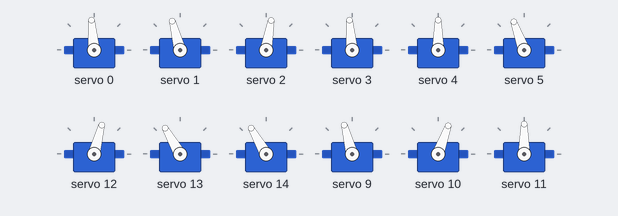
This sketch was run on a simulated Arduino Uno, built with avr-gcc and run on an emulated ATmega328P. Parts: 12 × servo. What the sketch prints to the serial monitor is not drawn.

Above: at 1.15 s.
Timing chart, 0 to 6.9 s (numbered marks = the images above):
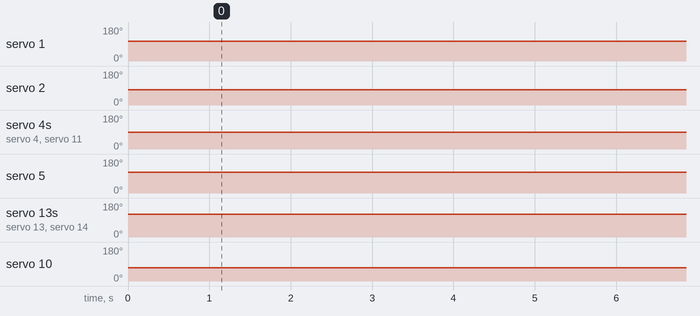

The sketch:

walking.ino
```cpp
#include <Wire.h>
#include <Adafruit_PWMServoDriver.h>

// Initialize the driver with your specific static address 0x60
Adafruit_PWMServoDriver pwm = Adafruit_PWMServoDriver(0x40);

#define SERVOMIN  150 // Minimum pulse length count (0 degrees)
#define SERVOMAX  600 // Maximum pulse length count (180 degrees)

// ==========================================
// YOUR NEW FINALISED STANDING ANGLES
// ==========================================
const int FL_HIP   = 90;   const int FL_THIGH = 100;   const int FL_KNEE  = 75;
const int FR_HIP   = 90;   const int FR_THIGH = 85;  const int FR_KNEE  = 105;
const int BL_HIP   = 70;   const int BL_THIGH = 115;  const int BL_KNEE  = 115;
const int BR_HIP   = 100;  const int BR_THIGH = 65;   const int BR_KNEE  = 85;

// Function prototypes so loop() can see them seamlessly
int angleToPulse(int angle);
void standUp();

// Global flag to control the 15-second delay initialization
bool startupDelayComplete = false;

void setup() {
  // Changed baud rate to 9600 for Arduino standard serial monitoring
  Serial.begin(9600);
  Serial.println("Robotic Dog Walking Sequence Initializing...");

  // Standard Arduino hardware I2C initialization (Pins fixed by hardware)
  Wire.begin();

  pwm.begin();
  pwm.setPWMFreq(60);  // Analog servos run at ~60Hz

  delay(1000);

  // Bring the dog up to its default standing position immediately
  standUp();
  Serial.println("\n=========================================");
  Serial.println("Dog is standing. Commencing 15-second stabilization wait...");
  Serial.println("=========================================");
}

void loop() {
  // Execute the 15-second countdown just once at startup
  if (!startupDelayComplete) {
    for (int remaining = 15; remaining > 0; remaining--) { // Fixed code logic to match your 15-sec comment
      Serial.print("Time remaining until movement: ");
      Serial.print(remaining);
      Serial.println(" seconds...");
      delay(1000); // 1-second ticks
    }
    Serial.println("\n>>> 15 Seconds Up! Beginning Stride Sequence! <<<\n");
    startupDelayComplete = true;
  }

  Serial.println("--- Starting Full 4-Leg Gait Cycle ---");

  int totalSteps = 6; // Controls smoothness of individual joint sweeps
  int stepDelay = 3;  // Fast execution delay
  int interLegPause = 150; // Pause between different legs for balance stability

  // ==========================================================
  // 1. FRONT RIGHT (FR) LEG PHASE
  // ==========================================================
  Serial.println(">> 1. Moving FRONT RIGHT...");
  for (int i = 0; i <= totalSteps; i++) {
    int offset = map(i, 0, totalSteps, 0, 15);
    pwm.setPWM(4, 0, angleToPulse(FR_THIGH + offset));
    delay(stepDelay);
  }
  for (int i = 0; i <= totalSteps; i++) {
    int offset = map(i, 0, totalSteps, 0, 15);
    pwm.setPWM(5, 0, angleToPulse(FR_KNEE + offset));
    delay(stepDelay);
  }
  delay(150);
  for (int i = 0; i <= totalSteps; i++) {
    int currentKnee = map(i, 0, totalSteps, FR_KNEE + 15, FR_KNEE);
    pwm.setPWM(5, 0, angleToPulse(currentKnee));
    delay(stepDelay);
  }
  for (int i = 0; i <= totalSteps; i++) {
    int currentThigh = map(i, 0, totalSteps, FR_THIGH + 15, FR_THIGH);
    pwm.setPWM(4, 0, angleToPulse(currentThigh));
    delay(stepDelay);
  }
  delay(interLegPause);

  // ==========================================================
  // 2. BACK LEFT (BL) LEG PHASE
  // ==========================================================
  Serial.println(">> 2. Moving BACK LEFT...");
  for (int i = 0; i <= totalSteps; i++) {
    int offset = map(i, 0, totalSteps, 0, 15);
    pwm.setPWM(13, 0, angleToPulse(BL_THIGH - offset));
    delay(stepDelay);
  }
  for (int i = 0; i <= totalSteps; i++) {
    int offset = map(i, 0, totalSteps, 0, 15);
    pwm.setPWM(14, 0, angleToPulse(BL_KNEE - offset));
    delay(stepDelay);
  }
  delay(150);
  for (int i = 0; i <= totalSteps; i++) {
    int currentKnee = map(i, 0, totalSteps, BL_KNEE - 15, BL_KNEE);
    pwm.setPWM(14, 0, angleToPulse(currentKnee));
    delay(stepDelay);
  }
  for (int i = 0; i <= totalSteps; i++) {
    int currentBLThigh = map(i, 0, totalSteps, BL_THIGH - 15, BL_THIGH);
    pwm.setPWM(13, 0, angleToPulse(currentBLThigh));
    delay(stepDelay);
  }
  delay(interLegPause);

  // ==========================================================
  // 3. FRONT LEFT (FL) LEG PHASE
  // ==========================================================
  Serial.println(">> 3. Moving FRONT LEFT...");
  for (int i = 0; i <= totalSteps; i++) {
    int offset = map(i, 0, totalSteps, 0, 15);
    pwm.setPWM(1, 0, angleToPulse(FL_THIGH - offset));
    delay(stepDelay);
  }
  for (int i = 0; i <= totalSteps; i++) {
    int offset = map(i, 0, totalSteps, 0, 15);
    pwm.setPWM(2, 0, angleToPulse(FL_KNEE - offset));
    delay(stepDelay);
  }
  delay(150);
  for (int i = 0; i <= totalSteps; i++) {
    int currentKnee = map(i, 0, totalSteps, FL_KNEE - 15, FL_KNEE);
    pwm.setPWM(2, 0, angleToPulse(currentKnee));
    delay(stepDelay);
  }
  for (int i = 0; i <= totalSteps; i++) {
    int currentThigh = map(i, 0, totalSteps, FL_THIGH - 15, FL_THIGH);
    pwm.setPWM(1, 0, angleToPulse(currentThigh));
    delay(stepDelay);
  }
  delay(interLegPause);

  // ==========================================================
  // 4. BACK RIGHT (BR) LEG PHASE
  // ==========================================================
  Serial.println(">> 4. Moving BACK RIGHT...");
  for (int i = 0; i <= totalSteps; i++) {
    int offset = map(i, 0, totalSteps, 0, 15);
    pwm.setPWM(10, 0, angleToPulse(BR_THIGH + offset));
    delay(stepDelay);
  }
  for (int i = 0; i <= totalSteps; i++) {
    int offset = map(i, 0, totalSteps, 0, 15);
    pwm.setPWM(11, 0, angleToPulse(BR_KNEE + offset));
    delay(stepDelay);
  }
  delay(150);
  for (int i = 0; i <= totalSteps; i++) {
    int currentKnee = map(i, 0, totalSteps, BR_KNEE + 15, BR_KNEE);
    pwm.setPWM(11, 0, angleToPulse(currentKnee));
    delay(stepDelay);
  }
  for (int i = 0; i <= totalSteps; i++) {
    int currentThigh = map(i, 0, totalSteps, BR_THIGH + 15, BR_THIGH);
    pwm.setPWM(10, 0, angleToPulse(currentThigh));
    delay(stepDelay);
  }

  Serial.println("--- Full Gait Cycle Complete. Restarting loop ---");
  delay(1000);
}

// ==========================================
// HELPER FUNCTIONS
// ==========================================

int angleToPulse(int angle) {
  return map(angle, 0, 180, SERVOMIN, SERVOMAX);
}

void standUp() {
  Serial.println("Setting all legs to baseline standing angles...");

  // ---- LEG 1: FRONT LEFT ----
  pwm.setPWM(0, 0, angleToPulse(FL_HIP));
  pwm.setPWM(1, 0, angleToPulse(FL_THIGH));
  pwm.setPWM(2, 0, angleToPulse(FL_KNEE));

  // ---- LEG 2: FRONT RIGHT ----
  pwm.setPWM(3, 0, angleToPulse(FR_HIP));
  pwm.setPWM(4, 0, angleToPulse(FR_THIGH));
  pwm.setPWM(5, 0, angleToPulse(FR_KNEE));

  // ---- LEG 3: BACK LEFT ----
  pwm.setPWM(12, 0, angleToPulse(BL_HIP));
  pwm.setPWM(13, 0, angleToPulse(BL_THIGH));
  pwm.setPWM(14, 0, angleToPulse(BL_KNEE));

  // ---- LEG 4: BACK RIGHT ----
  pwm.setPWM(9, 0, angleToPulse(BR_HIP));
  pwm.setPWM(10, 0, angleToPulse(BR_THIGH));
  pwm.setPWM(11, 0, angleToPulse(BR_KNEE));
}
```
